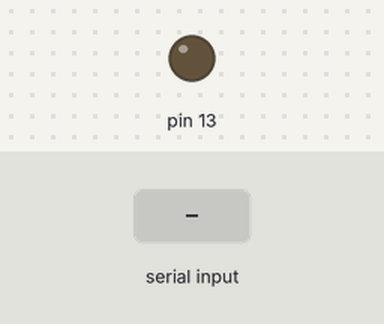
The sketch below on a simulated Arduino Leonardo, built with avr-gcc and run on an emulated ATmega32U4. Shown: output pins drawn as LEDs (lit = HIGH). Inputs (shaded band) come from the test bench. What the sketch prints to the serial monitor is not drawn.

Above: at 1.2 s.
1.3 s: "9\n" received over the second serial link
At 1.7 s:
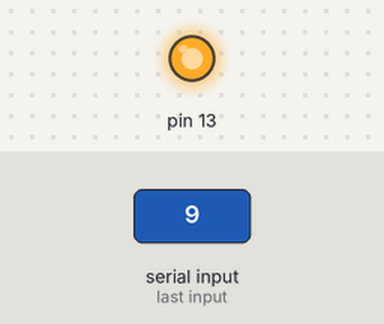
2.8 s: "1\n" received over the second serial link
At 3.5 s:
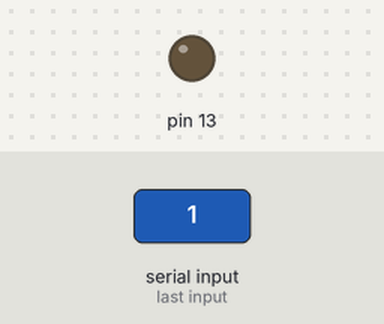
4.3 s: "0\n" received over the second serial link
At 5.3 s:
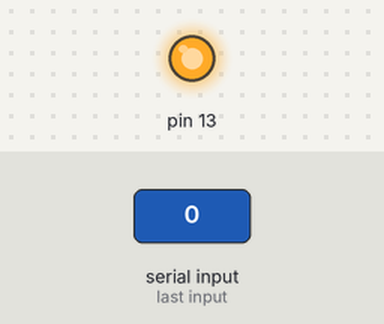
Timing chart, 0 to 7.3 s (numbered marks = the images above; inputs shaded):
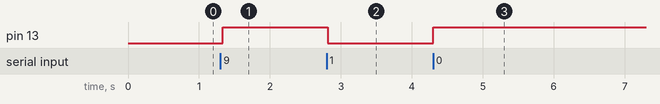

Measured:
- after the input at 1.3 s, pin 13: LOW → HIGH at once
- after the input at 2.8 s, pin 13: HIGH → LOW at once
- after the input at 4.3 s, pin 13: LOW → HIGH at once

The sketch:

serials_mega.ino
```cpp
/**
   MEGA

   send via TX1
   receive via digital pins

   Not all pins on the Mega and Mega 2560 support change interrupts,
   so only the following can be used for RX:
   10, 11, 12, 13, 14, 15, 50, 51, 52, 53,
   A8 (62), A9 (63), A10 (64), A11 (65),
   A12 (66), A13 (67), A14 (68), A15 (69).
*/

#include <SoftwareSerial.h>

// Defining constants
#define FEEDBACK_FREQUENCY 20// In Hz
#define FEEDBACK_FREQUENCY_COUNT 1000/FEEDBACK_FREQUENCY
#define SAMPLETIME (5000/FEEDBACK_FREQUENCY)
#define TIME_STEP 1.0/FEEDBACK_FREQUENCY
#define NUMBER_CONNECTED_NANOS 8

bool ledState = LOW;
unsigned long int t_ref;
unsigned long int loopTime;
int count = 0;
String printString = "l00000001001000110100010101100111";
char testByte = '0';

SoftwareSerial serialNano[8] = {SoftwareSerial (10, 22), // RX, TX
                                SoftwareSerial (11, 23), //1
                                SoftwareSerial (12, 24), //2
                                SoftwareSerial (62, 25), //3*
                                SoftwareSerial (63, 26), //4
                                SoftwareSerial (64, 27), //5
                                SoftwareSerial (50, 28), //6
                                SoftwareSerial (51, 29)  //7
                               };

void setup() {
  Serial.begin(115200);  //USB
  Serial1.begin(115200); //broadcast
  for (int i = 0; i < NUMBER_CONNECTED_NANOS; i++) { //all the softwareSerials for arduino nano
    serialNano[i].begin(115200);
  }

  //LED for debug uses
  pinMode(13, OUTPUT);
  digitalWrite(13, LOW);

  Serial.println("Mega is online.");
  Serial.flush();
  //OCR0A = 0xAF;
  //TIMSK0 |= _BV(OCIE0A);
  //setup_timer1();
  t_ref = millis();
}

/*
  wait for command from MatLab, and pass the comand to nanos
*/
String command;
String request;
String feedback;
String combinedFeedback;
void loop() {
  if (Serial.available() > 0) {  //USB
    command = Serial.readStringUntil('\n');
    Serial1.println(command);    //broadcast command to nanos via Serial1
    Serial1.flush();
  }

  if((millis() - t_ref) > TIME_STEP * 1000){
    t_ref = millis();
    count++;
    if(count > 2000){
      Serial.println("STOP");
      Serial.flush();
    }else if(count % 10 == 1){
      //Serial.println(count - 1);
      //Serial.flush();
      //Serial.println("LENGTH_CHANGE");
      //Serial.flush();
      if(testByte == '9'){
        testByte = '0';
      } else {
        testByte++;
      }
      printString[3] = testByte;
      Serial1.println(printString);
      Serial1.flush();
    } else {
      for (int i = 0; i < NUMBER_CONNECTED_NANOS; i++) {
        serialNano[i].listen();

        request = "f" + String(i);
        Serial1.println(request);
        Serial1.flush();
        //Serial.println("broadcasted: " + request);  //for debugging
        //Serial.flush();                             //for debugging

        if (serialNano[i].available() > 0) {
          feedback = serialNano[i].readStringUntil('\n');
          ledState = !ledState;           //for debugging
          digitalWrite(13, ledState);     //for debugging
          //Put feedback into certain place inside combinedFeedback, corresponding to the Nano ID (to-do!)
          //Serial.println("From Nano" + String(i) + ":" + feedback);  //for debugging: pass Nano feedback to computer
          //Serial.flush();                                            //for debugging

        } //if a nano gives no feedback, do nothing(keep the last feedback value).
      }
    }

  //loopTime = millis() - t_ref;   //for debugging
  //Serial.println(loopTime);      //for debugging
  //Serial.flush();                //for debugging

  }
}

/*
   Periodically requests feedback from the nanos, collects and combine them, and pass to MatLab
*/

/*ISR(TIMER1_COMPA_vect) {
  //unsigned long int t_0 = micros();
  for (int i = 0; i < NUMBER_CONNECTED_NANOS; i++) {
    serialNano[i].listen();

    request = "f" + String(i);
    Serial1.println(request);
    Serial1.flush();
    Serial.println("broadcasted: " + request);  //for debugging
    Serial.flush();                             //for debugging

    if (serialNano[i].available() > 0) {
      feedback = serialNano[i].readStringUntil('\n');
      ledState = !ledState;           //for debugging
      digitalWrite(13, ledState);     //for debugging
      //Put feedback into certain place inside combinedFeedback, corresponding to the Nano ID (to-do!)
      Serial.println("From Nano" + String(i) + ":" + feedback);  //for debugging: pass Nano feedback to computer
      Serial.flush();                                            //for debugging

    } //if a nano gives no feedback, do nothing(keep the last feedback value).
  }
//  Serial.println(combinedFeedback);  //send combinedFeedback to MatLab via USB
//  Serial.flush();
}*/

/*void setup_timer1() {  // initialize Timer1
  cli();          // disable global interrupts
  TCCR1A = 0;     // set entire TCCR1A register to 0
  TCCR1B = 0;     // same for TCCR1B
  // set compare match register to desired timer count:
  OCR1A = (15624 / FEEDBACK_FREQUENCY);
  // turn on CTC mode:
  TCCR1B |= (1 << WGM12);
  // Set CS10 and CS12 bits for 1024 prescaler:
  TCCR1B |= (1 << CS10);
  TCCR1B |= (1 << CS12);
  // enable timer compare interrupt:
  TIMSK1 |= (1 << OCIE1A);
  sei();          // enable global interrupts
}*/
```
